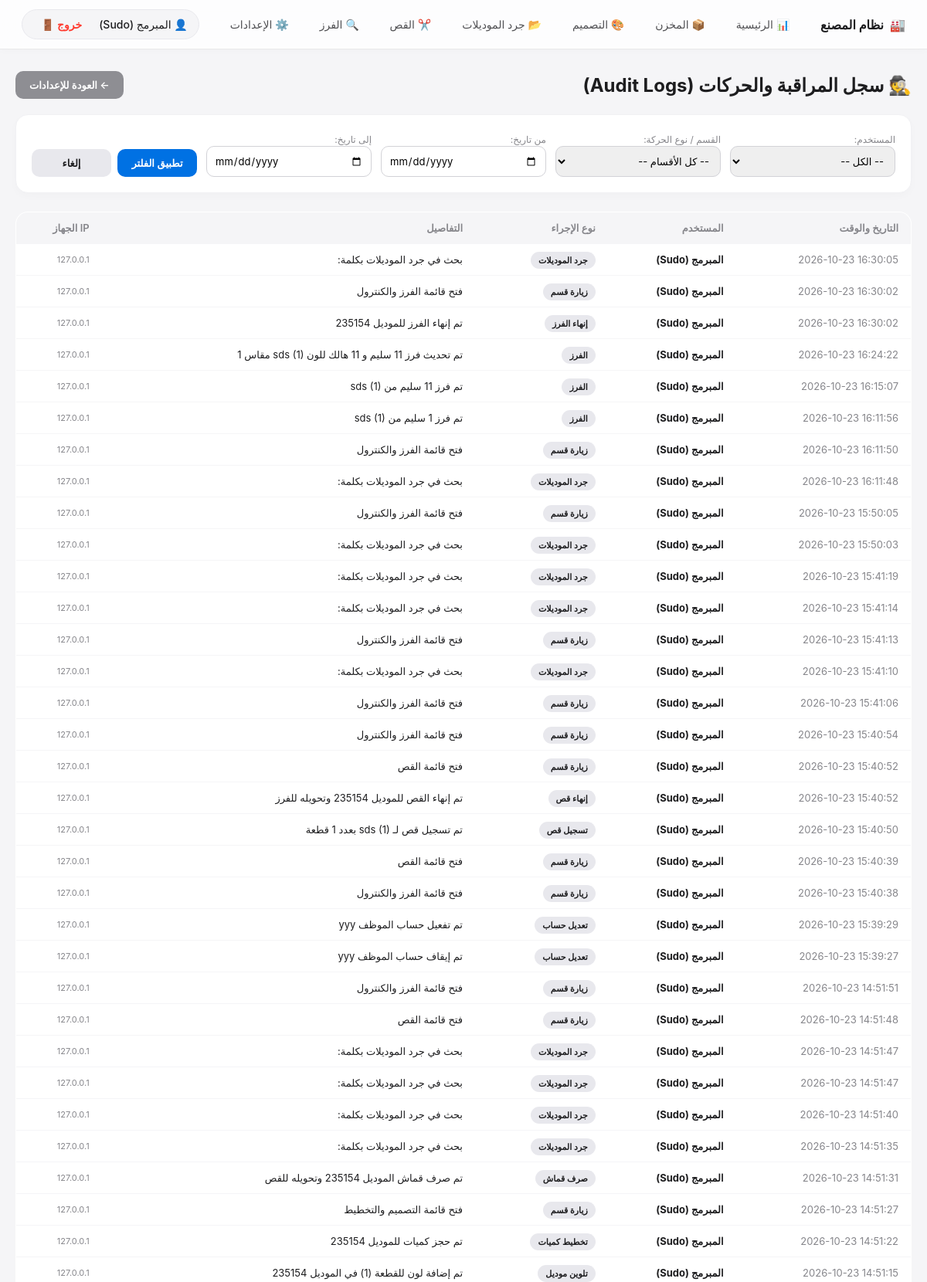
The app's page /settings/logs (signed in, upper part) with its own data.
### app/models.py (models this page shows)
class User(db.Model):
    id = db.Column(db.Integer, primary_key=True)
    real_name = db.Column(db.String(100), nullable=False)
    username = db.Column(db.String(50), unique=True, nullable=False)
    password = db.Column(db.String(200), nullable=False)
    role = db.Column(db.String(20), nullable=False, default='staff')
    permissions = db.Column(db.Text, nullable=True)
    last_active = db.Column(db.DateTime, nullable=True)
    is_deleted = db.Column(db.Boolean, default=False)
    is_active = db.Column(db.Boolean, default=True)

class AuditLog(db.Model):
    id = db.Column(db.Integer, primary_key=True)
    user_id = db.Column(db.Integer, db.ForeignKey('user.id'), nullable=True)
    action = db.Column(db.String(200), nullable=False)
    details = db.Column(db.Text, nullable=True)
    ip_address = db.Column(db.String(50), nullable=True)
    user_agent = db.Column(db.String(200), nullable=True)
    timestamp = db.Column(db.DateTime, default=get_egypt_time)
    user = db.relationship('User', backref='logs', lazy=True)

### app/settings/routes.py (the view)
@settings_bp.route('/logs')
def view_logs():
    if session.get('role') not in ['sudo', 'owner']:
        return "غير مصرح لك بالدخول لسجلات المراقبة.", 403
    query = AuditLog.query
    user_id = request.args.get('user_id', type=int)
    if user_id:
        query = query.filter_by(user_id=user_id)
    action = request.args.get('action')
    if action:
        query = query.filter(AuditLog.action.contains(action))
    date_from = request.args.get('date_from')
    date_to = request.args.get('date_to')
    if date_from:
        query = query.filter(AuditLog.timestamp >= datetime.strptime(date_from, '%Y-%m-%d'))
    if date_to:
        query = query.filter(AuditLog.timestamp <= datetime.strptime(date_to + " 23:59:59", '%Y-%m-%d %H:%M:%S'))
    logs = query.order_by(AuditLog.timestamp.desc()).limit(300).all()
    users = User.query.all()
    return render_template('settings/logs.html', logs=logs, users=users)

### app/templates/settings/logs.html (shortened to what this page needs)
{% extends 'base.html' %}
{% block content %}
<div style="display: flex; justify-content: space-between; align-items: center; margin-bottom: 20px;">
    <h2 style="margin: 0;">🕵️ سجل المراقبة والحركات (Audit Logs)</h2>
    <a href="/settings" class="apple-btn" style="background: #8e8e93;">← العودة للإعدادات</a>
</div>
<div class="filter-card">
    <form method="GET" action="/settings/logs" class="filter-grid">
        <div>
            <label style="font-size: 12px; color: #86868b;">المستخدم:</label>
            <select name="user_id" class="form-input">
                <option value="">-- الكل --</option>
            </select>
        </div>
        <div>
            <label style="font-size: 12px; color: #86868b;">القسم / نوع الحركة:</label>
            <select name="action" class="form-input">
                <option value="">-- كل الأقسام --</option>
            </select>
        </div>
        <div>
            <label style="font-size: 12px; color: #86868b;">من تاريخ:</label>
            <input type="date" name="date_from" value="{{ request.args.get('date_from', '') }}" class="form-input">
        </div>
        <div>
            <label style="font-size: 12px; color: #86868b;">إلى تاريخ:</label>
            <input type="date" name="date_to" value="{{ request.args.get('date_to', '') }}" class="form-input">
        </div>
        <div style="display: flex; gap: 8px;">
            <button type="submit" class="apple-btn" style="flex: 1;">تطبيق الفلتر</button>
            <a href="/settings/logs" class="apple-btn" style="background: #e8e8ed; color: #1d1d1f; flex: 1;">إلغاء</a>
        </div>
    </form>
</div>
<table class="log-table">
    <thead>
        <tr>
            <th>التاريخ والوقت</th>
            <th>المستخدم</th>
            <th>نوع الإجراء</th>
            <th>التفاصيل</th>
            <th>IP الجهاز</th>
        </tr>
    </thead>
    <tbody>
        {% for log in logs %}
        <tr>
            <td dir="ltr" style="text-align: right; color: #86868b;">{{ log.timestamp.strftime('%Y-%m-%d %H:%M:%S') }}</td>
            <td><strong>{{ log.user.real_name if log.user else 'غير معروف' }}</strong></td>
            <td><span class="badge">{{ log.action }}</span></td>
            <td>{{ log.details }}</td>
            <td dir="ltr" style="text-align: right; font-size: 11px; color: #86868b;">{{ log.ip_address }}</td>
        </tr>
        {% else %}
        <tr>
            <td colspan="5" style="text-align: center; color: #86868b; padding: 24px;">لا توجد سجلات مطابقة.</td>
        </tr>
        {% endfor %}
    </tbody>
</table>
{% endblock %}

### app/templates/base.html (shortened to what this page needs)
<!DOCTYPE html>
<html lang="ar" dir="rtl">
<head>
</head>
<body>
    {% if session.get('user_id') %}
    <div class="navbar">
        <div class="nav-brand">
            🏭 <span>نظام المصنع</span>
        </div>
        <div class="nav-links">
            <a href="/dashboard">📊 الرئيسية</a>
            {% if session.get('role') in ['sudo', 'owner'] or 'warehouse' in session.get('permissions', []) %}<a href="/warehouse">📦 المخزن</a>{% endif %}
            {% if session.get('role') in ['sudo', 'owner'] or 'design' in session.get('permissions', []) %}
                <a href="/design">🎨 التصميم</a>
                <a href="/design/inventory">📂 جرد الموديلات</a>
            {% endif %}
            {% if session.get('role') in ['sudo', 'owner'] or 'cutting' in session.get('permissions', []) %}<a href="/cutting">✂️ القص</a>{% endif %}
            {% if session.get('role') in ['sudo', 'owner'] or 'qc' in session.get('permissions', []) %}<a href="/qc">🔍 الفرز</a>{% endif %}
            {% if session.get('role') == 'sudo' %}<a href="/settings">⚙️ الإعدادات</a>{% endif %}
        </div>
        <div class="nav-user">
            <span>👤 {{ session.get('real_name') }}</span>
            <a href="/auth/logout" class="logout-btn">خروج 🚪</a>
        </div>
    </div>
    {% endif %}
    <div class="container">
        {% block content %}{% endblock %}
    </div>
</body>
</html>

### app/templates/base.html (style rules this page uses)
body { font-family: -apple-system, BlinkMacSystemFont, "Segoe UI", Roboto, sans-serif; background-color: #f5f5f7; margin: 0; color: #1d1d1f; }
.navbar { background: rgba(255, 255, 255, 0.8); backdrop-filter: blur(20px); -webkit-backdrop-filter: blur(20px); border-bottom: 1px solid rgba(0, 0, 0, 0.08); padding: 12px 28px; display: flex; justify-content: space-between; align-items: center; position: sticky; top: 0; z-index: 1000; box-shadow: 0 2px 10px rgba(0, 0, 0, 0.02); }
.nav-brand { display: flex; align-items: center; gap: 8px; font-weight: 700; font-size: 16px; color: #1d1d1f; }
.nav-links { display: flex; align-items: center; gap: 8px; }
.nav-links a { color: #515154; text-decoration: none; font-weight: 500; font-size: 14px; padding: 8px 16px; border-radius: 20px; transition: all 0.2s ease; }
.nav-user { display: flex; align-items: center; gap: 12px; font-size: 14px; font-weight: 500; color: #1d1d1f; background: #f5f5f7; padding: 6px 14px; border-radius: 20px; border: 1px solid #e8e8ed; }
.logout-btn { color: #ff3b30 !important; font-weight: 600; text-decoration: none; padding: 4px 10px; border-radius: 12px; transition: 0.2s; }
.container { max-width: 1200px; margin: 28px auto; padding: 0 20px; }

### app/templates/settings/logs.html (style rules this page uses)
.filter-card { background: white; border-radius: 16px; padding: 20px; border: 1px solid #f1f1f4; margin-bottom: 24px; box-shadow: 0 4px 12px rgba(0,0,0,0.02); }
.filter-grid { display: grid; grid-template-columns: repeat(auto-fit, minmax(180px, 1fr)); gap: 12px; align-items: flex-end; }
.form-input { width: 100%; padding: 10px; border: 1px solid #d2d2d7; border-radius: 10px; font-family: inherit; font-size: 13px; box-sizing: border-box; }
.apple-btn { padding: 10px 18px; border: none; border-radius: 10px; cursor: pointer; font-weight: 600; font-size: 13px; background: #0071e3; color: white; text-decoration: none; text-align: center; }
.log-table { width: 100%; border-collapse: collapse; background: white; border-radius: 16px; overflow: hidden; border: 1px solid #f1f1f4; font-size: 13px; }
.log-table th, .log-table td { padding: 12px 16px; text-align: right; border-bottom: 1px solid #f5f5f7; }
.log-table th { background: #f5f5f7; color: #86868b; font-weight: 600; }
.badge { padding: 4px 10px; border-radius: 12px; font-size: 11px; font-weight: 600; background: #e8e8ed; color: #1d1d1f; }

### records on screen
User: get "المبرمج (Sudo)"
AuditLog: timestamp "2026-10-23 16:30:05", user "المبرمج (Sudo)", action "جرد الموديلات", details "بحث في جرد الموديلات بكلمة:", ip_address "127.0.0.1"
AuditLog: timestamp "2026-10-23 16:30:02", user "المبرمج (Sudo)", action "زيارة قسم", details "فتح قائمة الفرز والكنترول", ip_address "127.0.0.1"
AuditLog: timestamp "2026-10-23 16:30:02", user "المبرمج (Sudo)", action "إنهاء الفرز", details "تم إنهاء الفرز للموديل 235154", ip_address "127.0.0.1"
AuditLog: timestamp "2026-10-23 16:24:22", user "المبرمج (Sudo)", action "الفرز", details "تم تحديث فرز 11 سليم و 11 هالك للون sds (1) مقاس 1", ip_address "127.0.0.1"
AuditLog: timestamp "2026-10-23 16:15:07", user "المبرمج (Sudo)", action "الفرز", details "تم فرز 11 سليم من sds (1)", ip_address "127.0.0.1"
AuditLog: timestamp "2026-10-23 16:11:56", user "المبرمج (Sudo)", action "الفرز", details "تم فرز 1 سليم من sds (1)", ip_address "127.0.0.1"
AuditLog: timestamp "2026-10-23 16:11:50", user "المبرمج (Sudo)", action "زيارة قسم", details "فتح قائمة الفرز والكنترول", ip_address "127.0.0.1"
AuditLog: timestamp "2026-10-23 16:11:48", user "المبرمج (Sudo)", action "جرد الموديلات", details "بحث في جرد الموديلات بكلمة:", ip_address "127.0.0.1"
AuditLog: timestamp "2026-10-23 15:50:05", user "المبرمج (Sudo)", action "زيارة قسم", details "فتح قائمة الفرز والكنترول", ip_address "127.0.0.1"
AuditLog: timestamp "2026-10-23 15:50:03", user "المبرمج (Sudo)", action "جرد الموديلات", details "بحث في جرد الموديلات بكلمة:", ip_address "127.0.0.1"
AuditLog: timestamp "2026-10-23 15:41:19", user "المبرمج (Sudo)", action "جرد الموديلات", details "بحث في جرد الموديلات بكلمة:", ip_address "127.0.0.1"
AuditLog: timestamp "2026-10-23 15:41:14", user "المبرمج (Sudo)", action "جرد الموديلات", details "بحث في جرد الموديلات بكلمة:", ip_address "127.0.0.1"
AuditLog: timestamp "2026-10-23 15:41:13", user "المبرمج (Sudo)", action "زيارة قسم", details "فتح قائمة الفرز والكنترول", ip_address "127.0.0.1"
AuditLog: timestamp "2026-10-23 15:41:10", user "المبرمج (Sudo)", action "جرد الموديلات", details "بحث في جرد الموديلات بكلمة:", ip_address "127.0.0.1"
AuditLog: timestamp "2026-10-23 15:41:06", user "المبرمج (Sudo)", action "زيارة قسم", details "فتح قائمة الفرز والكنترول", ip_address "127.0.0.1"
AuditLog: timestamp "2026-10-23 15:40:54", user "المبرمج (Sudo)", action "زيارة قسم", details "فتح قائمة الفرز والكنترول", ip_address "127.0.0.1"
AuditLog: timestamp "2026-10-23 15:40:52", user "المبرمج (Sudo)", action "زيارة قسم", details "فتح قائمة القص", ip_address "127.0.0.1"
AuditLog: timestamp "2026-10-23 15:40:52", user "المبرمج (Sudo)", action "إنهاء قص", details "تم إنهاء القص للموديل 235154 وتحويله للفرز", ip_address "127.0.0.1"
AuditLog: timestamp "2026-10-23 15:40:50", user "المبرمج (Sudo)", action "تسجيل قص", details "تم تسجيل قص لـ sds (1) بعدد 1 قطعة", ip_address "127.0.0.1"
AuditLog: timestamp "2026-10-23 15:40:39", user "المبرمج (Sudo)", action "زيارة قسم", details "فتح قائمة القص", ip_address "127.0.0.1"
AuditLog: timestamp "2026-10-23 15:40:38", user "المبرمج (Sudo)", action "زيارة قسم", details "فتح قائمة الفرز والكنترول", ip_address "127.0.0.1"
AuditLog: timestamp "2026-10-23 15:39:29", user "المبرمج (Sudo)", action "تعديل حساب", details "تم تفعيل حساب الموظف yyy", ip_address "127.0.0.1"
AuditLog: timestamp "2026-10-23 15:39:27", user "المبرمج (Sudo)", action "تعديل حساب", details "تم إيقاف حساب الموظف yyy", ip_address "127.0.0.1"
AuditLog: timestamp "2026-10-23 14:51:51", user "المبرمج (Sudo)", action "زيارة قسم", details "فتح قائمة الفرز والكنترول", ip_address "127.0.0.1"
AuditLog: timestamp "2026-10-23 14:51:48", user "المبرمج (Sudo)", action "زيارة قسم", details "فتح قائمة القص", ip_address "127.0.0.1"
AuditLog: timestamp "2026-10-23 14:51:47", user "المبرمج (Sudo)", action "جرد الموديلات", details "بحث في جرد الموديلات بكلمة:", ip_address "127.0.0.1"
AuditLog: timestamp "2026-10-23 14:51:47", user "المبرمج (Sudo)", action "جرد الموديلات", details "بحث في جرد الموديلات بكلمة:", ip_address "127.0.0.1"
AuditLog: timestamp "2026-10-23 14:51:40", user "المبرمج (Sudo)", action "جرد الموديلات", details "بحث في جرد الموديلات بكلمة:", ip_address "127.0.0.1"
AuditLog: timestamp "2026-10-23 14:51:35", user "المبرمج (Sudo)", action "جرد الموديلات", details "بحث في جرد الموديلات بكلمة:", ip_address "127.0.0.1"
AuditLog: timestamp "2026-10-23 14:51:31", user "المبرمج (Sudo)", action "صرف قماش", details "تم صرف قماش الموديل 235154 وتحويله للقص", ip_address "127.0.0.1"
AuditLog: timestamp "2026-10-23 14:51:27", user "المبرمج (Sudo)", action "زيارة قسم", details "فتح قائمة التصميم والتخطيط", ip_address "127.0.0.1"
AuditLog: timestamp "2026-10-23 14:51:22", user "المبرمج (Sudo)", action "تخطيط كميات", details "تم حجز كميات للموديل 235154", ip_address "127.0.0.1"
AuditLog: timestamp "2026-10-23 14:51:15", user "المبرمج (Sudo)", action "تلوين موديل", details "تم إضافة لون للقطعة (1) في الموديل 235154", ip_address "127.0.0.1"
